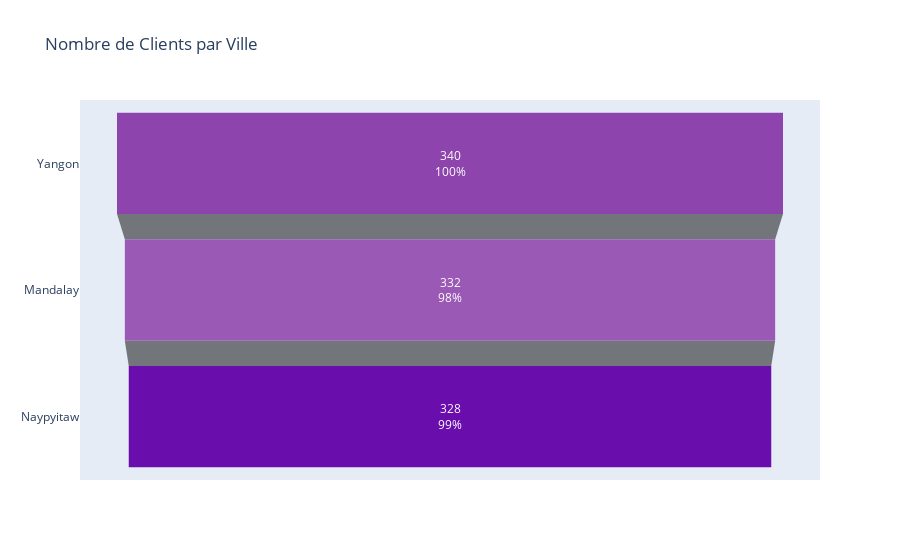

The notebook cell this image was saved under:
### Code cell
import pandas as pd
import plotly.graph_objects as go

# Charger les données
df = pd.read_csv("supermarket_sales.csv")

# Nettoyer les noms de ville au cas où
df["City"] = df["City"].str.strip()

# Compter le nombre de clients par ville
client_counts = df["City"].value_counts()

# Total des clients dans toutes les villes
total_clients = client_counts.sum()

# Calculer le pourcentage pour chaque ville par rapport au total global
percentages = (client_counts / total_clients) * 100

# Extraire les noms de villes et les valeurs
stages = client_counts.index.tolist()
values = client_counts.values.tolist()

# Créer l'entonnoir avec des couleurs violettes
fig = go.Figure(go.Funnel(
    y=stages,
    x=values,
    textinfo="value+percent previous",  # Changeons ici pour que le pourcentage soit par rapport à l'étape précédente
    hovertemplate="Ville: %{y}<br>Clients: %{x}<br>% du total: %{percent:.1f}%",
    marker=dict(color=['#8E44AD', '#9B59B6', '#6A0DAD'])  # Couleurs violettes
))

fig.update_layout(
    title="Nombre de Clients par Ville",
    showlegend=False
)

# Afficher le graphique
fig.show()

### Figure 1 — Plotly figure (JSON) as saved in the notebook; plotly's stock layout.template omitted (floating-point values rounded to 4 significant figures)
{"data": [{"hovertemplate": "Ville: %{y}<br>Clients: %{x}<br>% du total: %{percent:.1f}%", "marker": {"color": ["#8E44AD", "#9B59B6", "#6A0DAD"]}, "textinfo": "value+percent previous", "type": "funnel", "x": [340, 332, 328], "y": ["Yangon", "Mandalay", "Naypyitaw"]}], "layout": {"autosize": true, "showlegend": false, "title": {"text": "Nombre de Clients par Ville"}, "xaxis": {"autorange": true, "range": [-188.9, 188.9], "type": "linear"}, "yaxis": {"autorange": true, "range": [2.5, -0.5], "type": "category"}}}
